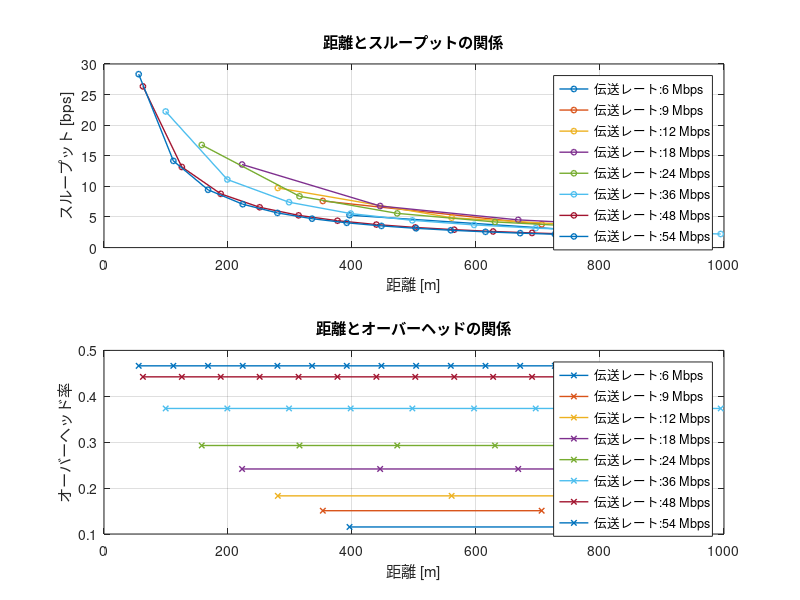

Recreate this plot in MATLAB.
Rmin = [-82, -81, -79, -77, -74, -70, -66, -65]; % 最小受信感度 [dBm]
TR = [6, 9, 12, 18, 24, 36, 48, 54]; % 伝送レート [Mbps]
databit = [24, 36, 48, 72, 96, 144, 192, 216]; % OFDMシンボルごとのデータビット[bit]

Tp = 10; % 送信電力 [dBm]
f = 2.4 * 10^9; % 周波数 [Hz]
c = 3 * 10^8; % 光速 [m/s]

PLCP_pre = 16; % PLCPプリアンブル[μs]
PLCPhead_sig = 1; % PLCPヘッダ（シグナル）[μs]
PLCPhead_ser = 16; % PLCPヘッダ（サービス）[μs]
ACK = 80; % 802.11ACKフレーム[bit]
MAC = 192; % 802.11MACヘッダ[bit]
LLC = 64; % LLCヘッダ[bit]
packet = 12000; % IPパケット[bit]
FCS = 32; % FCS[bit]
tail = 6; % テイルビット[bit]
SIFS = 10; % [μs]
DIFS = 34; % [μs]
backoff = 101.5; % 平均バックオフ制御時間 [μs]

% フィギュアの設定
figure;
hold on;

max_distance = 1000; % 最大距離 [m]

for i = 1:length(Rmin)
    Rmin_current = Rmin(i);
    TR_current = TR(i);
    databit_current = databit(i);
    
    % 最大伝送距離の計算
    Lfs = Tp - Rmin_current; % 距離減衰 [dB]
    d1 = ((10^(Lfs / 20)) * c) / (4 * pi * f); % 最大伝送距離 [m]
    
    % フレームの計算
    ACK_t = PLCP_pre + (PLCPhead_sig + ceil((PLCPhead_ser + ACK + FCS + tail) / databit_current)) * 4;
    data_t = PLCP_pre + (PLCPhead_sig + ceil((PLCPhead_ser + MAC + LLC + packet + FCS + tail) / databit_current)) * 4;
    
    % データフレームの中のオーバーヘッド
    data_o_t = PLCP_pre + (PLCPhead_sig + ceil(ceil((PLCPhead_ser + MAC + LLC + packet + FCS + tail) / databit_current) - packet/databit_current)) * 4;

    % 距離の計算
    distances = 0:d1:max_distance; % 距離配列の作成 (d1単位で)
    throughput = zeros(size(distances)); % スループット配列の初期化
    overhead_ratio = zeros(size(distances)); % オーバーヘッド配列の初期化
    
    % スループットとオーバーヘッドの計算
    for j = 1:length(distances)
        D = distances(j);
        % 総伝送時間
        total_tt = (ACK_t + data_t + SIFS + backoff + DIFS + 6) * (D / d1);
        % オーバーヘッドの総時間
        total_o = (ACK_t + data_o_t + SIFS + backoff + DIFS) * (D / d1);
        payload_t = packet / databit_current * 4; % ペイロードの送信時間計算
        throughput(j) = packet  / total_tt; % スループット計算 (bit/秒)
        overhead_ratio(j) = total_o / total_tt; % オーバーヘッド率の計算
    end
    
    % スループットのプロット
    subplot(2, 1, 1); % 上段にスループット
    plot(distances, throughput, '-o', 'LineWidth', 1, 'MarkerSize', 4, 'DisplayName', sprintf('伝送レート:%d Mbps', TR_current));
    hold on;

    % オーバーヘッドのプロット
    subplot(2, 1, 2); % 下段にオーバーヘッド
    plot(distances, overhead_ratio, '-x', 'LineWidth', 1, 'MarkerSize', 4, 'DisplayName', sprintf('伝送レート:%d Mbps', TR_current));
    hold on;
end

% グラフのラベルとタイトル設定 (スループット)
subplot(2, 1, 1);
xlabel('距離 [m]');
ylabel('スループット [bps]');
title('距離とスループットの関係');
legend('show');
grid on;

% グラフのラベルとタイトル設定 (オーバーヘッド)
subplot(2, 1, 2);
xlabel('距離 [m]');
ylabel('オーバーヘッド率');
title('距離とオーバーヘッドの関係');
legend('show');
grid on;
